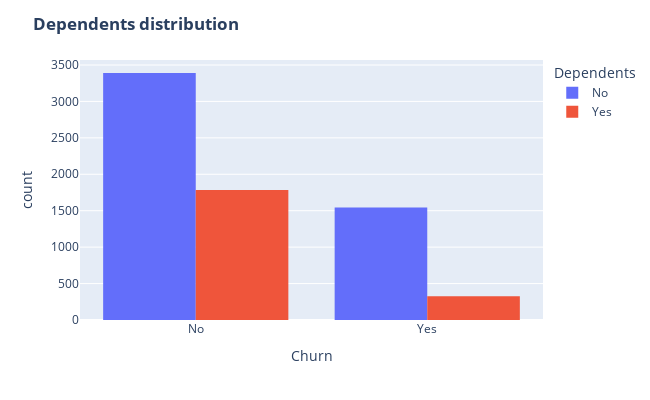

The notebook cell saved with this chart:
### Markdown cell above
Customers with Electronic check tend to churn more than those with Credit card, Bank Transfer and Mailed check.

### Code cell
# Customer Dependents Histogram

fig = px.histogram(df, x = "Churn", color = "Dependents", barmode = "group")
fig.update_layout(width = 650, height = 400, bargap = 0.2, title_text = "<b>Dependents distribution</b>")
fig.show()

### Figure 1 — Plotly figure (JSON) as saved in the notebook; plotly's stock layout.template omitted (floating-point values rounded to 4 significant figures; data arrays with more than 128 entries replaced by an {"elided": "..."} marker saying what was removed)
{"data": [{"alignmentgroup": "True", "bingroup": "x", "hovertemplate": "Dependents=No<br>Churn=%{x}<br>count=%{y}<extra></extra>", "legendgroup": "No", "marker": {"color": "#636efa", "pattern": {"shape": ""}}, "name": "No", "offsetgroup": "No", "orientation": "v", "showlegend": true, "type": "histogram", "x": {"elided": "4933 str values"}, "xaxis": "x", "yaxis": "y"}, {"alignmentgroup": "True", "bingroup": "x", "hovertemplate": "Dependents=Yes<br>Churn=%{x}<br>count=%{y}<extra></extra>", "legendgroup": "Yes", "marker": {"color": "#EF553B", "pattern": {"shape": ""}}, "name": "Yes", "offsetgroup": "Yes", "orientation": "v", "showlegend": true, "type": "histogram", "x": {"elided": "2110 str values"}, "xaxis": "x", "yaxis": "y"}], "layout": {"bargap": 0.2, "barmode": "group", "height": 400, "legend": {"title": {"text": "Dependents"}, "tracegroupgap": 0}, "margin": {"t": 60}, "title": {"text": "<b>Dependents distribution</b>"}, "width": 650, "xaxis": {"anchor": "y", "autorange": true, "domain": [0, 1], "range": [-0.5, 1.5], "title": {"text": "Churn"}, "type": "category"}, "yaxis": {"anchor": "x", "autorange": true, "domain": [0, 1], "range": [0, 3568.0], "title": {"text": "count"}}}}
